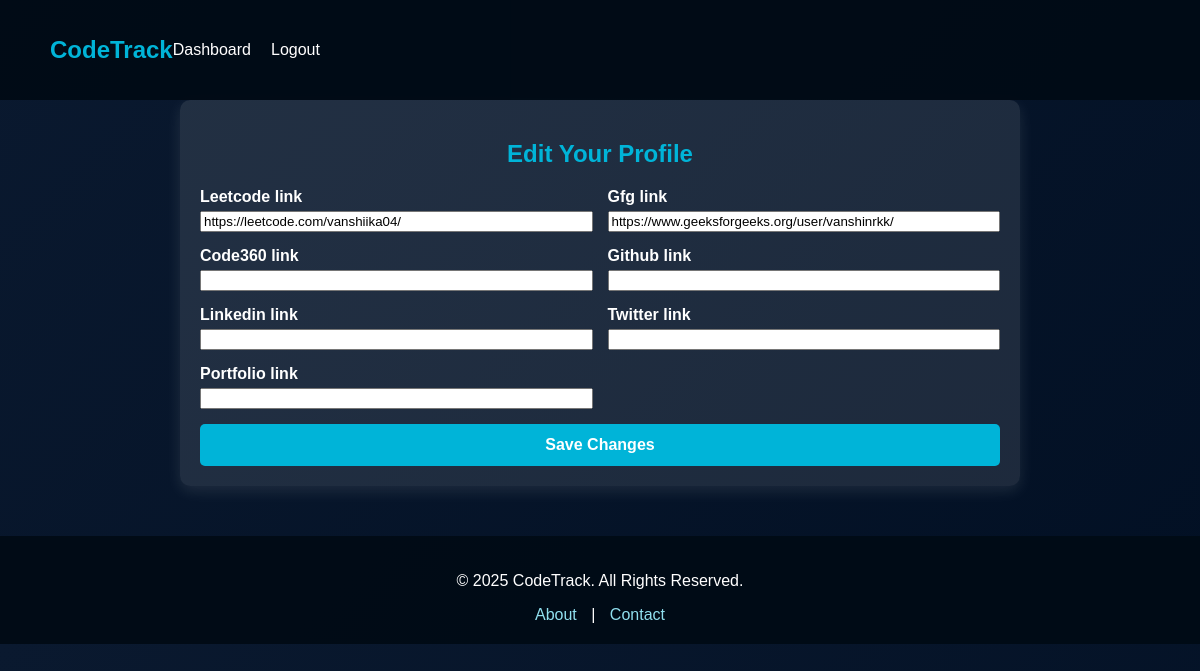
Before: /edit-profile/ (signed in) with the older database file.
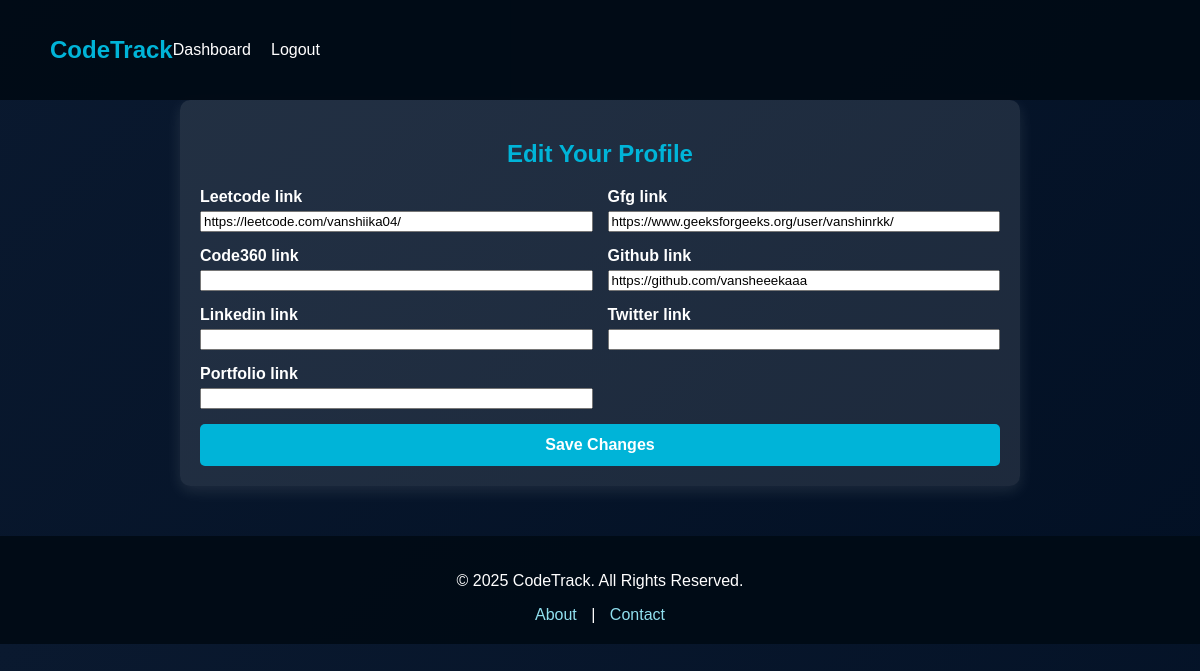
After: the same page with the newer database file.
### tracker/models.py (models this page shows, shortened)
class UserProfile(models.Model):
    user = models.OneToOneField(User, on_delete=models.CASCADE)
    leetcode_link = models.URLField(blank=True, null=True)
    gfg_link = models.URLField(blank=True, null=True)
    code360_link = models.URLField(blank=True, null=True)
    github_link = models.URLField(blank=True, null=True)
    linkedin_link = models.URLField(blank=True, null=True)
    twitter_link = models.URLField(blank=True, null=True)
    portfolio_link = models.URLField(blank=True, null=True)
    last_updated = models.DateTimeField(auto_now=True)

### tracker/views.py (the view)
# urls.py: path("edit-profile/", views.edit_profile, name="edit_profile"),
@login_required
def edit_profile(request):
    user_profile, _ = UserProfile.objects.get_or_create(user=request.user)
    user_stats, _ = UserStats.objects.get_or_create(user=user_profile)
    github_stats, _ = GitHubStats.objects.get_or_create(user=user_profile)
    if request.method == "POST":
        old_leetcode_link = user_profile.leetcode_link
        old_gfg_link = user_profile.gfg_link
        old_github_link = user_profile.github_link
        form = UserProfileForm(request.POST, instance=user_profile)
        if form.is_valid():
            form.save()
            user_stats.reset_stats()
            if user_profile.leetcode_link:
                leetcode_username = extract_username(user_profile.leetcode_link)
                leetcode_data = fetch_leetcode_data(leetcode_username) if leetcode_username else {}
            else:
                leetcode_data = {}
            if user_profile.gfg_link:
                gfg_username = extract_username(user_profile.gfg_link)
                gfg_data = fetch_gfg_data(gfg_username) if gfg_username else {}
            else:
                gfg_data = {}
            leetcode_easy = leetcode_data.get("difficultyCounts", {}).get("Easy", 0)
            leetcode_medium = leetcode_data.get("difficultyCounts", {}).get("Medium", 0)
            leetcode_hard = leetcode_data.get("difficultyCounts", {}).get("Hard", 0)
            leetcode_total = leetcode_data.get("difficultyCounts", {}).get("Total", 0)
            gfg_easy = gfg_data.get("difficultyCounts", {}).get("Easy", 0)
            gfg_medium = gfg_data.get("difficultyCounts", {}).get("Medium", 0)
            gfg_hard = gfg_data.get("difficultyCounts", {}).get("Hard", 0)
            gfg_total = gfg_data.get("difficultyCounts", {}).get("Total", 0)
            new_dsa_data = {
                "Easy": leetcode_easy + gfg_easy,
                "Medium": leetcode_medium + gfg_medium,
                "Hard": leetcode_hard + gfg_hard,
                "Total": leetcode_total + gfg_total,
                "Heatmap": merge_heatmaps(
                    leetcode_data.get("heatmap", {}),
                    gfg_data.get("heatmap", {})
                ),
            }
            user_stats.cumulative_stats = {
                "Easy": new_dsa_data["Easy"],
                "Medium": new_dsa_data["Medium"],
                "Hard": new_dsa_data["Hard"],
                "Total": new_dsa_data["Total"],
                "Topics": {}  # Reset topics if needed
            }
            user_stats.heatmap_data = new_dsa_data["Heatmap"]
            user_stats.total_solved = new_dsa_data["Total"]
            user_stats.update_streaks()
            user_stats.save()
            github_stats.repo_count = 0
            github_stats.follower_count = 0
            github_stats.following_count = 0
            github_stats.total_contributions = 0
            github_stats.contribution_heatmap = {}
            if user_profile.github_link:
                github_username = extract_username(user_profile.github_link)
                if github_username:
                    github_data = fetch_github_data(github_username)
                    logger.info(f"GitHub data fetched: {github_data}")
                    if github_data and not github_data.get("error"):
                        github_stats.repo_count = github_data.get("repoCount", 0)
                        github_stats.follower_count = github_data.get("followerCount", 0)
                        github_stats.following_count = github_data.get("followingCount", 0)
                        github_stats.total_contributions = github_data.get("totalContributions", 0)
                        github_stats.contribution_heatmap = github_data.get("heatmap", {})
            github_stats.save()
            messages.success(request, "Profile updated successfully!")
            return redirect("dashboard")
    else:
        form = UserProfileForm(instance=user_profile)
    return render(request, "edit_profile.html", {"form": form})

### tracker/forms.py (shortened to what this page needs)
class UserProfileForm(forms.ModelForm):
    class Meta:
        model = UserProfile
        fields = ['leetcode_link', 'gfg_link', 'code360_link', 'github_link', 'linkedin_link', 'twitter_link', 'portfolio_link']

### templates/edit_profile.html (shortened to what this page needs)
{% load static %}
<!DOCTYPE html>
<html lang="en">
<head>
    <link rel="stylesheet" href="{% static 'style.css' %}">
    <link rel="stylesheet" href="{% static 'edit_profile.css' %}">
</head>
<body>
    <header class="header">
        <h1 class="logo">CodeTrack</h1>
        <nav>
            <a href="{% url 'dashboard' %}">Dashboard</a>
            <a href="{% url 'logout' %}">Logout</a>
        </nav>
    </header>
    <div class="container">
        <h2 class="title">Edit Your Profile</h2>
        <form method="POST" enctype="multipart/form-data" class="profile-form">
            <div class="form-grid">
                {% for field in form %}
                    <div class="form-group">
                        <label class="label">{{ field.label }}</label>
                        {{ field }}
                    </div>
                {% endfor %}
            </div>
            <button type="submit" class="save-btn">Save Changes</button>
        </form>
    </div>
    <footer class="footer">
        <p>&copy; 2025 CodeTrack. All Rights Reserved.</p>
        <div>
            <a href="/about">About</a> |
            <a href="/contact">Contact</a>
        </div>
    </footer>
</body>
</html>

Changed rows visible on the page:
changed UserProfile "https://leetcode.com/vanshiika04/": github_link (not shown) → "https://github.com/vansheeekaaa"
